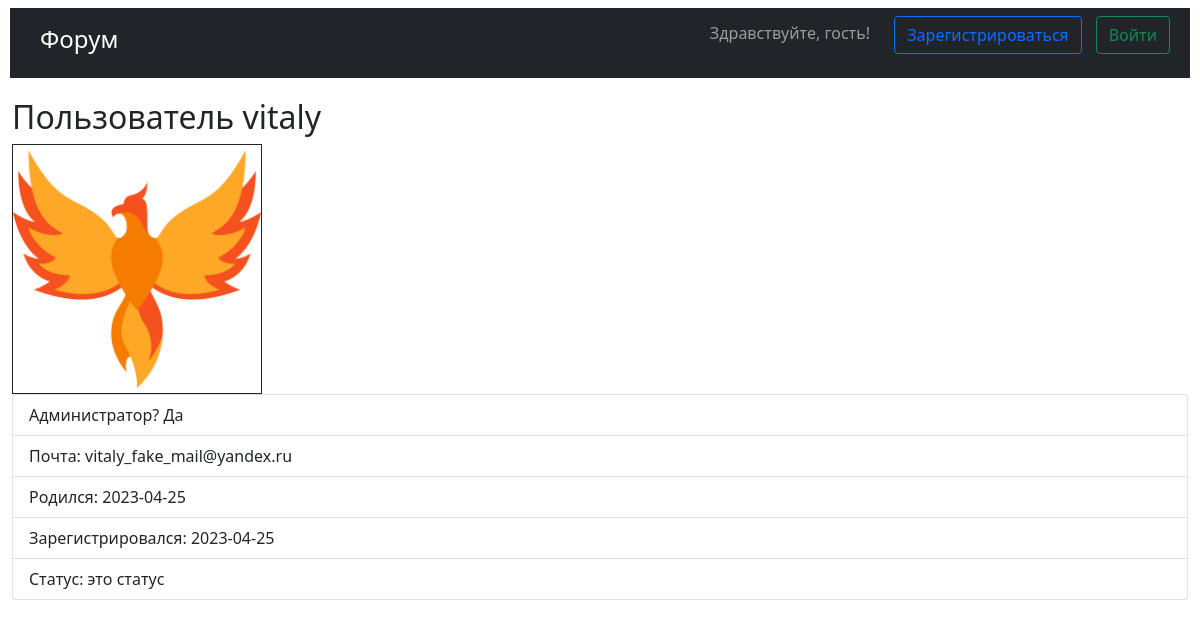
Screenshot of /account/1 with the database file from the repository.
### database.py (models this page shows, shortened)
class User(BASE, UserMixin, SerializerMixin):
    __tablename__ = "users"
    id = sqlalchemy.Column(sqlalchemy.Integer, primary_key=True, autoincrement=True)
    administrator = sqlalchemy.Column(sqlalchemy.Boolean, default=False)
    nickname = sqlalchemy.Column(sqlalchemy.String, unique=True)
    email = sqlalchemy.Column(sqlalchemy.String, unique=True)
    born_at = sqlalchemy.Column(sqlalchemy.Date)
    hashed_password = sqlalchemy.Column(sqlalchemy.String)
    city = sqlalchemy.Column(sqlalchemy.String, nullable=True)
    registered_at = sqlalchemy.Column(sqlalchemy.DateTime(timezone=True), default=datetime.datetime.now)
    status = sqlalchemy.Column(sqlalchemy.String, nullable=True)
    icon = sqlalchemy.Column(sqlalchemy.String, default="unknown.png")

### main.py (the view)
@app.route("/account/<user_id>")
def account_page(user_id):
    with Session() as session:
        user = session.query(User).filter(User.id == user_id).first()
    if not user:
        return "Пользователь не существует"
    return render_template("account.html", user=user)

### templates/account.html
{% extends "base.html" %}
{% block content %}
<h2>Пользователь {{user.nickname}}</h2>
<img src="{{url_for('static', filename='img/' + user.icon)}}" style="width: 250px;height:250px" border="1">
<ul class="list-group">
    <li class="list-group-item">Администратор? {% if user.administrator %}Да{% else %}Нет{% endif %}</li>
    <li class="list-group-item">Почта: {{user.email}}</li>
    <li class="list-group-item">Родился: {{user.born_at}}</li>
    <li class="list-group-item">Зарегистрировался: {{user.registered_at.date()}}</li>
    <li class="list-group-item">Статус: {{user.status or "Отсутствует"}}</li>
</ul>
{% endblock %}

### rows the page displays
User: nickname "vitaly", icon (picture), email "vitaly_fake_mail@yandex.ru", born_at "2023-04-25", registered_at "2023-04-25", status "это статус"
